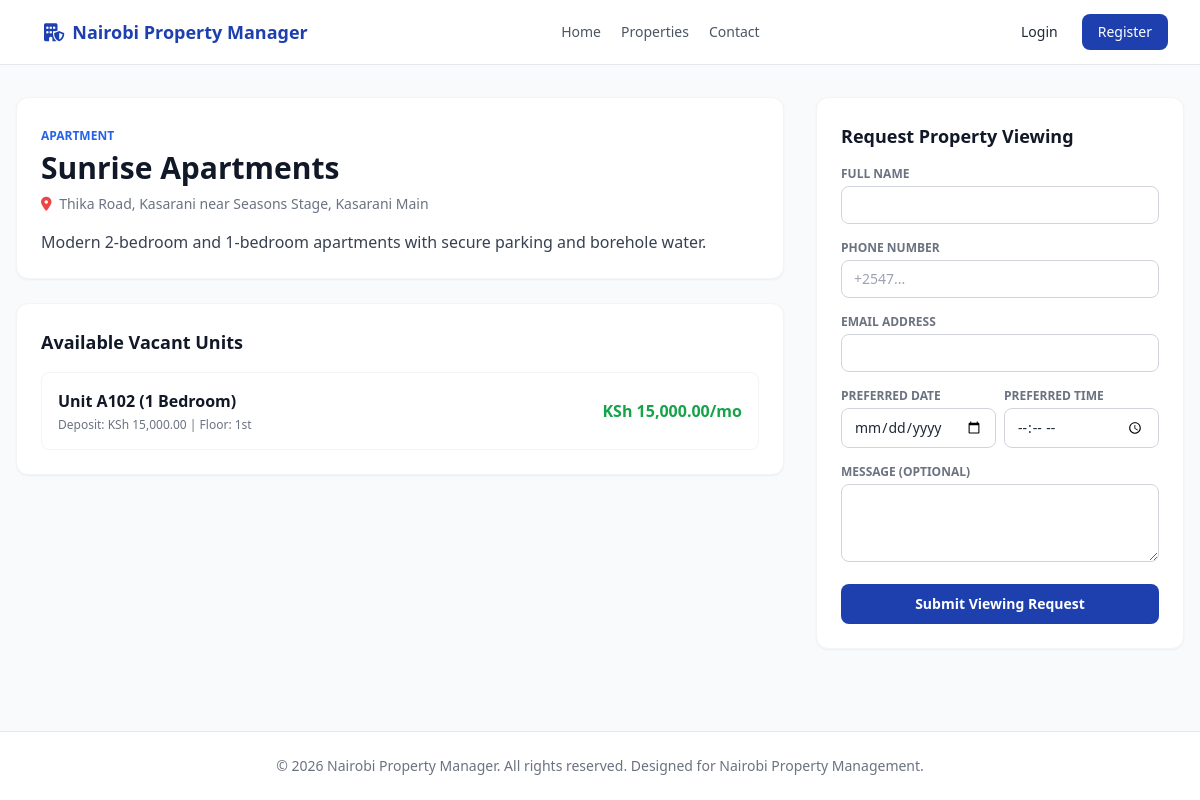
The page /public/property-details.php?id=1 on the database its author committed.
### tables this page shows
CREATE TABLE IF NOT EXISTS properties (
    id INT AUTO_INCREMENT PRIMARY KEY,
    landlord_id INT NOT NULL,
    name VARCHAR(150) NOT NULL,
    property_type ENUM('Apartment', 'Flats', 'Bedsitters', 'Maisonettes', 'Townhouses', 'Commercial', 'Student Housing', 'Mixed Use', 'Single Family', 'Other') NOT NULL,
    description TEXT,
    location_id INT NOT NULL,
    physical_address VARCHAR(255) NOT NULL,
    latitude DECIMAL(10, 8) NULL,
    longitude DECIMAL(11, 8) NULL,
    number_of_units INT NOT NULL DEFAULT 0,
    year_built YEAR NULL,
    amenities TEXT,
    status ENUM('Active', 'Under Maintenance', 'Archived') DEFAULT 'Active',
    property_image VARCHAR(255) NULL,
    created_at TIMESTAMP DEFAULT CURRENT_TIMESTAMP,
    updated_at TIMESTAMP DEFAULT CURRENT_TIMESTAMP ON UPDATE CURRENT_TIMESTAMP,
    FOREIGN KEY (landlord_id) REFERENCES landlords(id) ON DELETE RESTRICT,
    FOREIGN KEY (location_id) REFERENCES locations(id) ON DELETE RESTRICT
);

CREATE TABLE IF NOT EXISTS locations (
    id INT AUTO_INCREMENT PRIMARY KEY,
    county VARCHAR(100) DEFAULT 'Nairobi',
    sub_county VARCHAR(100) NOT NULL,
    estate VARCHAR(100) NOT NULL,
    created_at TIMESTAMP DEFAULT CURRENT_TIMESTAMP
);

CREATE TABLE IF NOT EXISTS units (
    id INT AUTO_INCREMENT PRIMARY KEY,
    property_id INT NOT NULL,
    unit_number VARCHAR(50) NOT NULL,
    floor VARCHAR(20) DEFAULT 'Ground',
    house_type ENUM('Bedsitter', 'Studio', '1 Bedroom', '2 Bedroom', '3 Bedroom', '4 Bedroom', 'Maisonette', 'Shop', 'Office', 'Other') NOT NULL,
    bedrooms INT DEFAULT 1,
    bathrooms INT DEFAULT 1,
    monthly_rent DECIMAL(12, 2) NOT NULL,
    deposit DECIMAL(12, 2) NOT NULL,
    service_charge DECIMAL(12, 2) DEFAULT 0.00,
    water_billing_method ENUM('Meter Reading', 'Fixed Rate', 'Per Unit', 'Shared') DEFAULT 'Meter Reading',
    electricity_billing_method ENUM('Prepaid', 'Postpaid Sub-Meter', 'Fixed') DEFAULT 'Prepaid',
    status ENUM('Vacant', 'Occupied', 'Reserved', 'Under Maintenance', 'Unavailable') DEFAULT 'Vacant',
    description TEXT,
    created_at TIMESTAMP DEFAULT CURRENT_TIMESTAMP,
    FOREIGN KEY (property_id) REFERENCES properties(id) ON DELETE CASCADE,
    UNIQUE KEY unique_property_unit (property_id, unit_number)
);

### config/auth.php (called while the page is built, shortened)
<?php
function isLoggedIn() {
    return isset($_SESSION['user_id']) && !empty($_SESSION['user_id']);
}
function getCurrentUser() {
    if (!isLoggedIn()) return null;
    return [
        'id' => $_SESSION['user_id'] ?? null,
        'role_id' => $_SESSION['role_id'] ?? null,
        'role_name' => $_SESSION['role_name'] ?? null,
        'full_name' => $_SESSION['full_name'] ?? '',
        'email' => $_SESSION['email'] ?? ''
    ];
}

### includes/functions.php (called while the page is built, shortened)
<?php
function e($string) {
    return htmlspecialchars($string ?? '', ENT_QUOTES, 'UTF-8');
}
function format_currency($amount) {
    return 'KSh ' . number_format((float)($amount ?? 0), 2, '.', ',');
}

### public/property-details.php (the view, shortened to what this page needs)
<?php
require_once __DIR__ . '/../includes/functions.php';
$db = db();
$property_id = filter_var($_GET['id'] ?? 0, FILTER_VALIDATE_INT, ['options' => ['min_range' => 1]]) ?: 0;
$stmt = $db->prepare("SELECT p.*, l.estate, l.sub_county FROM properties p JOIN locations l ON p.location_id = l.id WHERE p.id = ? AND p.status = 'Active'");
$stmt->execute([$property_id]);
$property = $stmt->fetch();
$units_stmt = $db->prepare("SELECT * FROM units WHERE property_id = ? AND status = 'Vacant'");
$units_stmt->execute([$property_id]);
$units = $units_stmt->fetchAll();
include __DIR__ . '/../includes/header.php';
include __DIR__ . '/../includes/navbar.php';
?>
<div class="flex-1 flex flex-col bg-gray-50">
    <div class="max-w-7xl mx-auto px-4 py-8 w-full grid grid-cols-1 lg:grid-cols-3 gap-8">
        <div class="lg:col-span-2 space-y-6">
            <div class="bg-white p-6 rounded-xl border border-gray-100 shadow-sm">
                <span class="text-xs font-semibold text-accent uppercase"><?php echo e($property['property_type']); ?></span>
                <h1 class="text-3xl font-bold text-gray-900 mt-1"><?php echo e($property['name']); ?></h1>
                <p class="text-sm text-gray-500 mt-2"><i class="fa-solid fa-location-dot mr-1 text-red-500"></i> <?php echo e($property['physical_address'] . ', ' . $property['estate']); ?></p>
                <p class="text-gray-700 mt-4"><?php echo nl2br(e($property['description'])); ?></p>
            </div>
            <div class="bg-white p-6 rounded-xl border border-gray-100 shadow-sm">
                <h3 class="font-bold text-lg text-gray-900 mb-4">Available Vacant Units</h3>
                <div class="space-y-3">
                    <?php if (empty($units)): ?>
                        <p class="text-sm text-gray-500">No vacant units currently available at this property.</p>
                    <?php else: ?>
                        <?php foreach ($units as $u): ?>
                            <div class="border border-gray-100 p-4 rounded-lg flex items-center justify-between">
                                <div>
                                    <h4 class="font-bold text-gray-900">Unit <?php echo e($u['unit_number']); ?> (<?php echo e($u['house_type']); ?>)</h4>
                                    <p class="text-xs text-gray-500 mt-1">Deposit: <?php echo format_currency($u['deposit']); ?> | Floor: <?php echo e($u['floor']); ?></p>
                                </div>
                                <div class="text-right">
                                    <span class="font-bold text-success block"><?php echo format_currency($u['monthly_rent']); ?>/mo</span>
                                </div>
                            </div>
                        <?php endforeach; ?>
                    <?php endif; ?>
                </div>
            </div>
        </div>
        <div>
            <div class="bg-white p-6 rounded-xl border border-gray-100 shadow-sm sticky top-20">
                <h3 class="font-bold text-lg text-gray-900 mb-4">Request Property Viewing</h3>
                <form method="POST" class="space-y-4">
                    <div>
                        <label class="block text-xs font-semibold text-gray-500 uppercase mb-1">Full Name</label>
                        <input type="text" name="visitor_name" required class="w-full px-3 py-2 border border-gray-300 rounded-lg text-sm focus:ring-2 focus:ring-primary outline-none">
                    </div>
                    <div>
                        <label class="block text-xs font-semibold text-gray-500 uppercase mb-1">Phone Number</label>
                        <input type="text" name="visitor_phone" required placeholder="+2547..." class="w-full px-3 py-2 border border-gray-300 rounded-lg text-sm focus:ring-2 focus:ring-primary outline-none">
                    </div>
                    <div>
                        <label class="block text-xs font-semibold text-gray-500 uppercase mb-1">Email Address</label>
                        <input type="email" name="visitor_email" required class="w-full px-3 py-2 border border-gray-300 rounded-lg text-sm focus:ring-2 focus:ring-primary outline-none">
                    </div>
                    <div class="grid grid-cols-2 gap-2">
                        <div>
                            <label class="block text-xs font-semibold text-gray-500 uppercase mb-1">Preferred Date</label>
                            <input type="date" name="preferred_date" required class="w-full px-3 py-2 border border-gray-300 rounded-lg text-sm focus:ring-2 focus:ring-primary outline-none">
                        </div>
                        <div>
                            <label class="block text-xs font-semibold text-gray-500 uppercase mb-1">Preferred Time</label>
                            <input type="time" name="preferred_time" required class="w-full px-3 py-2 border border-gray-300 rounded-lg text-sm focus:ring-2 focus:ring-primary outline-none">
                        </div>
                    </div>
                    <div>
                        <label class="block text-xs font-semibold text-gray-500 uppercase mb-1">Message (Optional)</label>
                        <textarea name="message" rows="3" class="w-full px-3 py-2 border border-gray-300 rounded-lg text-sm focus:ring-2 focus:ring-primary outline-none"></textarea>
                    </div>
                    <button type="submit" class="w-full bg-primary hover:bg-blue-800 text-white font-semibold py-2.5 rounded-lg transition text-sm">
                        Submit Viewing Request
                    </button>
                </form>
            </div>
        </div>
    </div>
</div>
<?php include __DIR__ . '/../includes/footer.php'; ?>

### includes/header.php (shortened to what this page needs)
<!DOCTYPE html>
<html lang="en">
<head>
    <link rel="stylesheet" href="<?php echo BASE_URL; ?>/assets/app.css">
    <script src="https://cdn.tailwindcss.com"></script>
    <link rel="stylesheet" href="https://cdnjs.cloudflare.com/ajax/libs/font-awesome/6.4.0/css/all.min.css">
</head>
<body class="bg-gray-50 text-gray-800 font-sans antialiased min-h-screen flex flex-col">

### includes/navbar.php (shortened to what this page needs)
<?php
require_once __DIR__ . '/../config/auth.php';
require_once __DIR__ . '/functions.php';
$currentUser = getCurrentUser();
?>
<header class="bg-white border-b border-gray-200 sticky top-0 z-30">
    <div class="max-w-7xl mx-auto px-4 sm:px-6 lg:px-8 h-16 flex items-center justify-between">
        <div class="flex items-center space-x-3">
            <a href="<?php echo BASE_URL; ?>/public/index.php" class="font-bold text-lg text-primary flex items-center space-x-2">
                <i class="fa-solid fa-building-shield"></i>
                <span class="hidden sm:inline"><?php echo APP_NAME; ?></span>
            </a>
        </div>
        <nav class="hidden md:flex items-center gap-5 text-sm font-medium text-gray-600" aria-label="Main navigation">
            <a href="<?php echo BASE_URL; ?>/">Home</a>
            <a href="<?php echo BASE_URL; ?>/public/properties.php">Properties</a>
            <a href="<?php echo BASE_URL; ?>/public/contact.php">Contact</a>
        </nav>
        <div class="flex items-center space-x-4">
            <?php if ($currentUser): ?>
                <div class="text-right hidden sm:block">
                    <p class="text-sm font-medium text-gray-900"><?php echo e($currentUser['full_name']); ?></p>
                    <p class="text-xs text-gray-500 capitalize"><?php echo e(str_replace('_', ' ', $currentUser['role_name'] ?? 'User')); ?></p>
                </div>
                <form method="post" action="<?php echo BASE_URL; ?>/api/logout.php">
                    <?php echo csrf_field(); ?>
                    <button type="submit" class="text-sm bg-red-50 text-red-600 hover:bg-red-100 px-3 py-1.5 rounded-lg font-medium transition"><i class="fa-solid fa-right-from-bracket mr-1"></i> Logout</button>
                </form>
            <?php else: ?>
                <a href="<?php echo BASE_URL; ?>/public/login.php" class="text-sm hover:text-primary px-2 py-2">Login</a>
                <a href="<?php echo BASE_URL; ?>/public/register.php" class="text-sm bg-primary text-white hover:bg-blue-800 px-4 py-2 rounded-lg font-medium transition">Register</a>
            <?php endif; ?>
        </div>
    </div>
</header>

### includes/footer.php (shortened to what this page needs)
<footer class="bg-white border-t border-gray-200 mt-auto py-6">
        <div class="max-w-7xl mx-auto px-4 text-center text-sm text-gray-500">
            &copy; <?php echo date('Y'); ?> <?php echo APP_NAME; ?>. All rights reserved. Designed for Nairobi Property Management.
        </div>
    </footer>
</body>
</html>

### assets/app.css (style rules this page uses)
:root { --color-primary: #1e40af; --color-secondary: #0f172a; --color-accent: #f59e0b; --color-success: #10b981; --color-danger: #ef4444; }
body { font-family: 'Inter', system-ui, -apple-system, BlinkMacSystemFont, "Segoe UI", Roboto, "Helvetica Neue", Arial, sans-serif; background-color: #f8fafc; color: #1e293b; margin: 0; padding: 0; -webkit-font-smoothing: antialiased; }

### rows shown on the page
properties: property_type "APARTMENT", name "Sunrise Apartments", physical_address.estate "Thika Road, Kasarani near Seasons Stage, Kasarani Main", description "Modern 2-bedroom and 1-bedroom apartments with secure parking and borehole water."
units: unit_number "A102", house_type "1 Bedroom", deposit "KSh 15,000.00", floor "1st", monthly_rent "KSh 15,000.00"

### other values the page prints
APP_NAME "Nairobi Property Manager"
